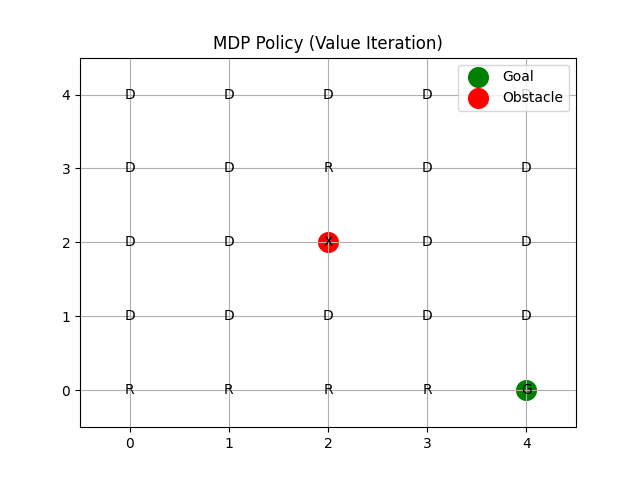

Write the Python code that produced this figure.
"""
Problem Setup:
  Start position :
  Goal : +100
  Obstacle : -100
  Empty cells :(-1 step cost)
  Robot can move in 4 directions (up, down, left, right) 

Value function - Best furture reward from state s
Policy - Best action from each state s

"""
import numpy as np
import matplotlib.pyplot as plt

# GRID SETUP

grid_size = 5

goal = (4, 4)
obstacle = (2, 2)

actions = {
    "U": (-1, 0),
    "D": (1, 0),
    "L": (0, -1),
    "R": (0, 1)
}

gamma = 0.9   # discount factor
theta = 1e-4  # convergence threshold

# VALUE FUNCTION

V = np.zeros((grid_size, grid_size))

# REWARD FUNCTION

def reward(state):
    if state == goal:
        return 100
    elif state == obstacle:
        return -100
    else:
        return -1


# CHECK VALID STATE

def valid(state):
    x, y = state
    return 0 <= x < grid_size and 0 <= y < grid_size


# GET NEXT STATE

def step(state, action):
    dx, dy = actions[action]
    next_state = (state[0] + dx, state[1] + dy)

    if not valid(next_state):
        return state  # stay if wall

    return next_state
# VALUE ITERATION

def value_iteration():
    global V

    while True:
        delta = 0

        for i in range(grid_size):
            for j in range(grid_size):

                state = (i, j)

                if state == goal:
                    continue

                if state == obstacle:
                    continue

                v_old = V[i, j]

                # compute best action value
                action_values = []

                for a in actions:
                    next_state = step(state, a)
                    r = reward(next_state)

                    action_value = r + gamma * V[next_state]
                    action_values.append(action_value)

                V[i, j] = max(action_values)

                delta = max(delta, abs(v_old - V[i, j]))

        if delta < theta:
            break

# POLICY EXTRACTION

policy = np.full((grid_size, grid_size), "", dtype=object)

def extract_policy():
    for i in range(grid_size):
        for j in range(grid_size):

            state = (i, j)

            if state == goal:
                policy[i, j] = "G"
                continue

            if state == obstacle:
                policy[i, j] = "X"
                continue

            best_action = None
            best_value = -1e9

            for a in actions:
                next_state = step(state, a)
                r = reward(next_state)

                value = r + gamma * V[next_state]

                if value > best_value:
                    best_value = value
                    best_action = a

            policy[i, j] = best_action


# RUN MDP 

value_iteration()
extract_policy()


print("Value Function:")
print(np.round(V, 1))

print("\nPolicy:")
for row in policy:
    print(row)


plt.figure()

for i in range(grid_size):
    for j in range(grid_size):

        plt.text(j, grid_size-1-i, policy[i, j],
                 ha='center', va='center')

plt.scatter(goal[1], grid_size-1-goal[0], c='green', s=200, label="Goal")
plt.scatter(obstacle[1], grid_size-1-obstacle[0], c='red', s=200, label="Obstacle")

plt.xlim(-0.5, grid_size-0.5)
plt.ylim(-0.5, grid_size-0.5)
plt.grid()
plt.title("MDP Policy (Value Iteration)")
plt.legend()
plt.show()
